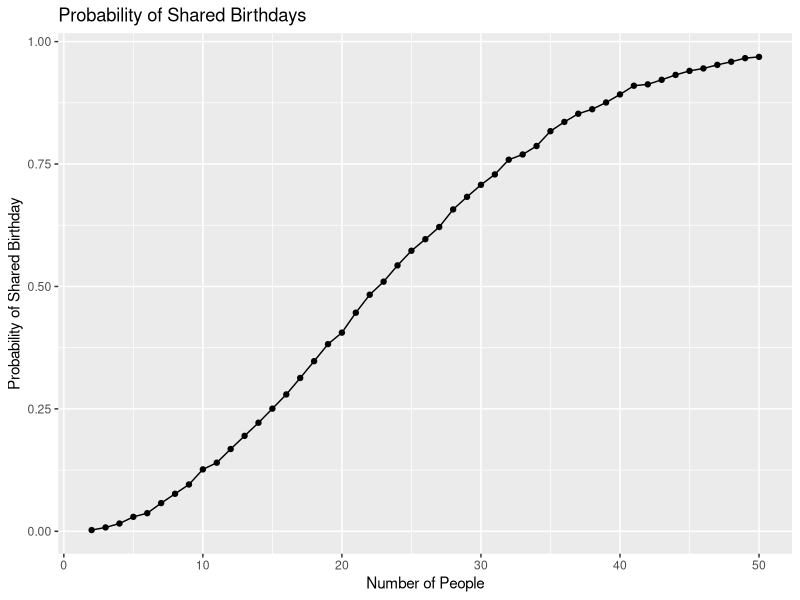

Generate this figure with R: (Note: this script raises an error after producing the figure.)
## ---- chunk 1
library(tidyverse)
library(broom)
## ---- chunk 2
birthday_repeated = function(n_people) {
  birthdays = sample(1:365, size = n_people, replace = TRUE)
  repeated_birthday = length(unique(birthdays)) < n_people
  return(repeated_birthday)
}

birthday_results =
  expand_grid(
    n_people = 2:50,
    iter = 1:10000
  ) |>
  mutate(
    repeated = map_lgl(n_people, birthday_repeated)
  )

birthday_summary =
  birthday_results |>
  group_by(n_people) |>
  summarize(
    prob_repeat = mean(repeated)
  )

birthday_repeated(5)
birthday_repeated(23)
birthday_repeated(50)

head(birthday_results, 10)
birthday_summary
## ---- chunk 3
birthday_summary |>
  ggplot(aes(x = n_people, y = prob_repeat)) +
  geom_point() +
  geom_line() +
  labs(
    title = "Probability of Shared Birthdays",
    x = "Number of People",
    y = "Probability of Shared Birthday"
  )
## ---- chunk 4
full_df =
  tibble(
    files = list.files("data/", pattern = "\\.csv$"),
    path = str_c("data/", files)
  ) |>
  mutate(
    data = map(path, read_csv)
  ) |>
  unnest(data)

tidy_df =
  full_df |>
  mutate(
    files = str_replace(files, "\\.csv$", ""),
    group = str_sub(files, 1, 3)
  ) |>
  pivot_longer(
    week_1:week_8,
    names_to = "week",
    values_to = "outcome",
    names_prefix = "week_"
  ) |>
  mutate(
    week = as.numeric(week)
  ) |>
  select(
    group,
    subj = files,
    week,
    outcome
  )

## ---- chunk 5
tidy_df |>
  ggplot(
    aes(
      x = week,
      y = outcome,
      group = subj,
      color = group
    )
  ) +
  geom_point() +
  geom_path() +
  facet_grid(
    ~group,
    labeller = as_labeller(
      c(con = "Control", exp = "Experimental")
    )
  ) +
  labs(
    title = "Longitudinal Observations by Study Group",
    x = "Week",
    y = "Outcome",
    color = "Study Group"
  )
## ---- chunk 6
sim_t_test = function(mu, n = 30, sigma = 5) {

  sim_data =
    tibble(
      x = rnorm(n, mean = mu, sd = sigma)
    )

  test_result =
    t.test(sim_data$x, mu = 0) |>
    broom::tidy()

  return(
    tibble(
      mu_hat = test_result$estimate,
      p_value = test_result$p.value
    )
  )
}

sim_results_df =
  expand_grid(
    true_mu = 0:6,
    iter = 1:5000
  ) |>
  mutate(
    estimate_df = map(true_mu, sim_t_test)
  ) |>
  unnest(estimate_df) |>
  mutate(
    reject_null = p_value < 0.05
  )

sim_results_df
## ---- chunk 7
power_df =
  sim_results_df |>
  group_by(true_mu) |>
  summarize(
    power = mean(reject_null)
  )

power_df
## ---- chunk 8
power_df |>
  ggplot(aes(x = true_mu, y = power)) +
  geom_point() +
  geom_line() +
  labs(
    title = "Statistical Power by True Mean",
    x = "True Mean",
    y = "Proportion of Null Hypotheses Rejected"
  )
## ---- chunk 9
estimate_df =
  sim_results_df |>
  group_by(true_mu) |>
  summarize(
    mean_all = mean(mu_hat),
    mean_rejected = mean(mu_hat[reject_null])
  )

estimate_df
## ---- chunk 10
estimate_df |>
  pivot_longer(
    mean_all:mean_rejected,
    names_to = "estimate_type",
    values_to = "average_estimate"
  ) |>
  ggplot(
    aes(
      x = true_mu,
      y = average_estimate,
      color = estimate_type
    )
  ) +
  geom_point() +
  geom_line() +
  geom_abline(
    intercept = 0,
    slope = 1,
    linetype = "dashed"
  ) +
  labs(
    title = "Average Estimated Mean by True Mean",
    x = "True Mean",
    y = "Average Estimated Mean",
    color = "Estimate Type"
  )
